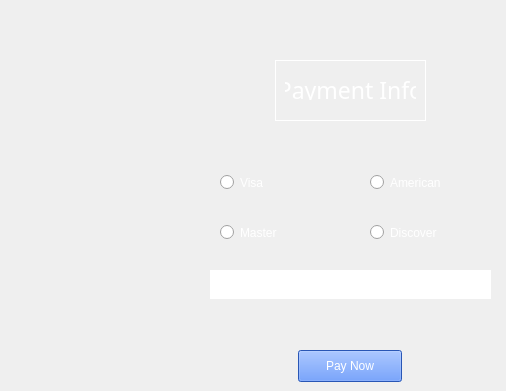
    <widget class="QWidget" name="page_6">
     <widget class="QRadioButton" name="VisaRadio">
      <property name="geometry">
       <rect>
        <x>220</x>
        <y>170</y>
        <width>127</width>
        <height>25</height>
       </rect>
      </property>
      <property name="styleSheet">
       <string notr="true">color: rgb(255, 255, 255);</string>
      </property>
      <property name="text">
       <string>Visa</string>
      </property>
     </widget>
     <widget class="QRadioButton" name="MasterRadio">
      <property name="geometry">
       <rect>
        <x>220</x>
        <y>220</y>
        <width>127</width>
        <height>25</height>
       </rect>
      </property>
      <property name="styleSheet">
       <string notr="true">color: rgb(255, 255, 255);</string>
      </property>
      <property name="text">
       <string>Master</string>
      </property>
     </widget>
     <widget class="QRadioButton" name="AmericanRadio">
      <property name="geometry">
       <rect>
        <x>370</x>
        <y>170</y>
        <width>127</width>
        <height>25</height>
       </rect>
      </property>
      <property name="styleSheet">
       <string notr="true">color: rgb(255, 255, 255);</string>
      </property>
      <property name="text">
       <string>American</string>
      </property>
     </widget>
     <widget class="QRadioButton" name="DiscoRadio">
      <property name="geometry">
       <rect>
        <x>370</x>
        <y>220</y>
        <width>127</width>
        <height>25</height>
       </rect>
      </property>
      <property name="styleSheet">
       <string notr="true">color: rgb(255, 255, 255);</string>
      </property>
      <property name="text">
       <string>Discover</string>
      </property>
     </widget>
     <widget class="QPushButton" name="PayNowButton">
      <property name="geometry">
       <rect>
        <x>298</x>
        <y>350</y>
        <width>104</width>
        <height>32</height>
       </rect>
      </property>
      <property name="styleSheet">
       <string notr="true">color: rgb(255, 255, 255);
background-color: rgb(57, 121, 253);</string>
      </property>
      <property name="text">
       <string>Pay Now</string>
      </property>
     </widget>
     <widget class="QLineEdit" name="CreditInfo">
      <property name="geometry">
       <rect>
        <x>210</x>
        <y>270</y>
        <width>281</width>
        <height>29</height>
       </rect>
      </property>
      <property name="styleSheet">
       <string notr="true">color: rgb(255, 255, 255);
border: 2px solid white;</string>
      </property>
      <property name="alignment">
       <set>Qt::AlignCenter</set>
      </property>
     </widget>
     <widget class="QFrame" name="frame">
      <property name="geometry">
       <rect>
        <x>275</x>
        <y>60</y>
        <width>151</width>
        <height>61</height>
       </rect>
      </property>
      <property name="font">
       <font>
        <pointsize>17</pointsize>
       </font>
      </property>
      <property name="styleSheet">
       <string notr="true">color: rgb(255, 255, 255);</string>
      </property>
      <property name="frameShape">
       <enum>QFrame::Box</enum>
      </property>
      <property name="frameShadow">
       <enum>QFrame::Plain</enum>
      </property>
      <widget class="QLabel" name="label_4">
       <property name="geometry">
        <rect>
         <x>10</x>
         <y>20</y>
         <width>131</width>
         <height>20</height>
        </rect>
       </property>
       <property name="font">
        <font>
         <family>Baskerville</family>
         <pointsize>17</pointsize>
        </font>
       </property>
       <property name="styleSheet">
        <string notr="true">color: rgb(255, 255, 255);</string>
       </property>
       <property name="text">
        <string>Payment Info</string>
       </property>
       <property name="alignment">
        <set>Qt::AlignCenter</set>
       </property>
      </widget>
     </widget>
    </widget>
